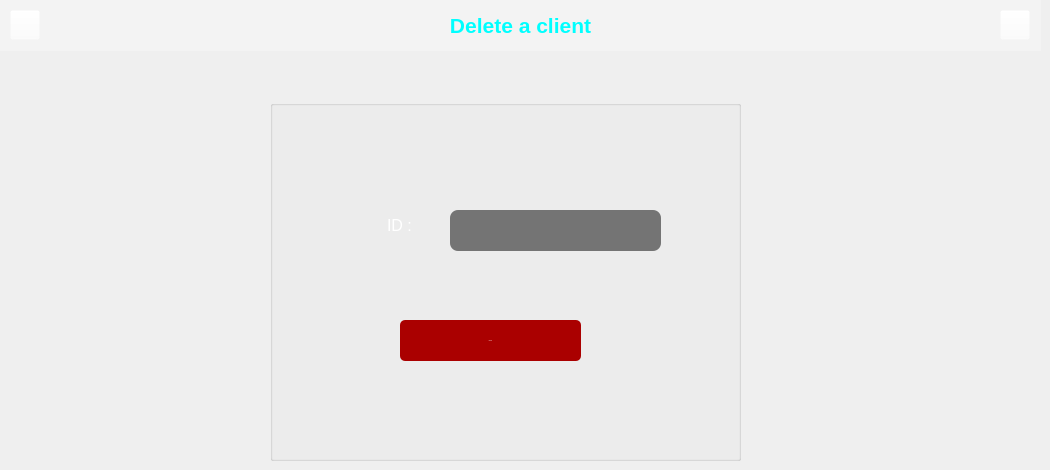
        <widget class="QWidget" name="page_18">
         <widget class="QPushButton" name="pushButton_25">
          <property name="geometry">
           <rect>
            <x>10</x>
            <y>10</y>
            <width>30</width>
            <height>30</height>
           </rect>
          </property>
          <property name="styleSheet">
           <string notr="true">QPushButton{
border-image: url(:/new/icons/icons/left.png);
background-color: rgba(255, 255, 255, 0%);
}
QPushButton:pressed{
image: url(:/new/icons/icons/left_clk.png);
background-color: rgba(255, 255, 255, 0%);
}</string>
          </property>
          <property name="text">
           <string/>
          </property>
         </widget>
         <widget class="QPushButton" name="pushButton_26">
          <property name="geometry">
           <rect>
            <x>1000</x>
            <y>10</y>
            <width>30</width>
            <height>30</height>
           </rect>
          </property>
          <property name="styleSheet">
           <string notr="true">QPushButton{
background-color: rgba(255, 255, 255, 0%);
border-image: url(:/new/icons/icons/right.png);
}
QPushButton:pressed{
border-image: url(:/new/icons/icons/right_clk.png);
background-color: rgba(255, 255, 255, 0%);
}</string>
          </property>
          <property name="text">
           <string/>
          </property>
         </widget>
         <widget class="QGroupBox" name="groupBox_31">
          <property name="geometry">
           <rect>
            <x>270</x>
            <y>100</y>
            <width>471</width>
            <height>361</height>
           </rect>
          </property>
          <property name="styleSheet">
           <string notr="true">border-color: rgb(168, 234, 254);</string>
          </property>
          <property name="title">
           <string/>
          </property>
          <widget class="QLabel" name="label_87">
           <property name="geometry">
            <rect>
             <x>110</x>
             <y>110</y>
             <width>81</width>
             <height>31</height>
            </rect>
           </property>
           <property name="font">
            <font>
             <family>MS Shell Dlg 2</family>
             <pointsize>12</pointsize>
             <weight>50</weight>
             <italic>false</italic>
             <bold>false</bold>
            </font>
           </property>
           <property name="styleSheet">
            <string notr="true">QLabel{
background-color: rgba(0,0,0,0%);
border-style: solid;
font: 12pt &quot;MS Shell Dlg 2&quot;;
padding: 1px 23px 1px 3px;
color: rgb(255, 255, 255);
}</string>
           </property>
           <property name="text">
            <string>ID :</string>
           </property>
           <property name="textFormat">
            <enum>Qt::RichText</enum>
           </property>
          </widget>
          <widget class="QLineEdit" name="idsuppclient">
           <property name="geometry">
            <rect>
             <x>180</x>
             <y>110</y>
             <width>211</width>
             <height>41</height>
            </rect>
           </property>
           <property name="styleSheet">
            <string notr="true">QLineEdit{
color: rgb(255, 255, 255);
background-color: rgba(0, 0, 0, 0.2%);
border-width: 1px;
border-radius: 8px;
font: 10px &quot;Eras Bold ITC&quot;;
}</string>
           </property>
          </widget>
          <widget class="QPushButton" name="pbsuppclient">
           <property name="geometry">
            <rect>
             <x>130</x>
             <y>220</y>
             <width>181</width>
             <height>41</height>
            </rect>
           </property>
           <property name="font">
            <font>
             <family>Eras Bold ITC</family>
             <pointsize>-1</pointsize>
             <weight>50</weight>
             <italic>false</italic>
             <bold>false</bold>
            </font>
           </property>
           <property name="styleSheet">
            <string notr="true">QPushButton{
color: rgb(255, 255, 255);
background-color :rgb(170, 0, 0);
border-width: 2px;
border-radius: 5px;
border-color: rgb(255, 255, 255);
font: 16px &quot;Eras Bold ITC&quot;;
}
QPushButton:hover{
border-style: solid;
color: rgb(255, 255, 255);
border-width: 2px;
border-radius: 5px;
border-color: rgb(255, 255, 255);
font: 16px &quot;Eras Bold ITC&quot;;
}
QPushButton:pressed{
border-style: solid;
color: rgb(255, 255, 255);
background-color : rgb(103, 0, 0);
border-width: 2px;
border-radius: 5px;
border-color: rgb(255, 255, 255);
font: 16px &quot;Eras Bold ITC&quot;;
}</string>
           </property>
           <property name="text">
            <string>Delete</string>
           </property>
          </widget>
         </widget>
         <widget class="QLabel" name="label_98">
          <property name="geometry">
           <rect>
            <x>0</x>
            <y>0</y>
            <width>1041</width>
            <height>51</height>
           </rect>
          </property>
          <property name="styleSheet">
           <string notr="true">background-color: rgba(255, 255, 255, 0.1%);
font: &quot;Eras Bold ITC&quot;;</string>
          </property>
          <property name="text">
           <string>&lt;html&gt;&lt;head/&gt;&lt;body&gt;&lt;p align=&quot;center&quot;&gt;&lt;span style=&quot; font-size:16pt; font-weight:600; color:#00ffff;&quot;&gt;Delete a client&lt;/span&gt;&lt;/p&gt;&lt;/body&gt;&lt;/html&gt;</string>
          </property>
         </widget>
         <zorder>label_98</zorder>
         <zorder>pushButton_25</zorder>
         <zorder>pushButton_26</zorder>
         <zorder>groupBox_31</zorder>
        </widget>
